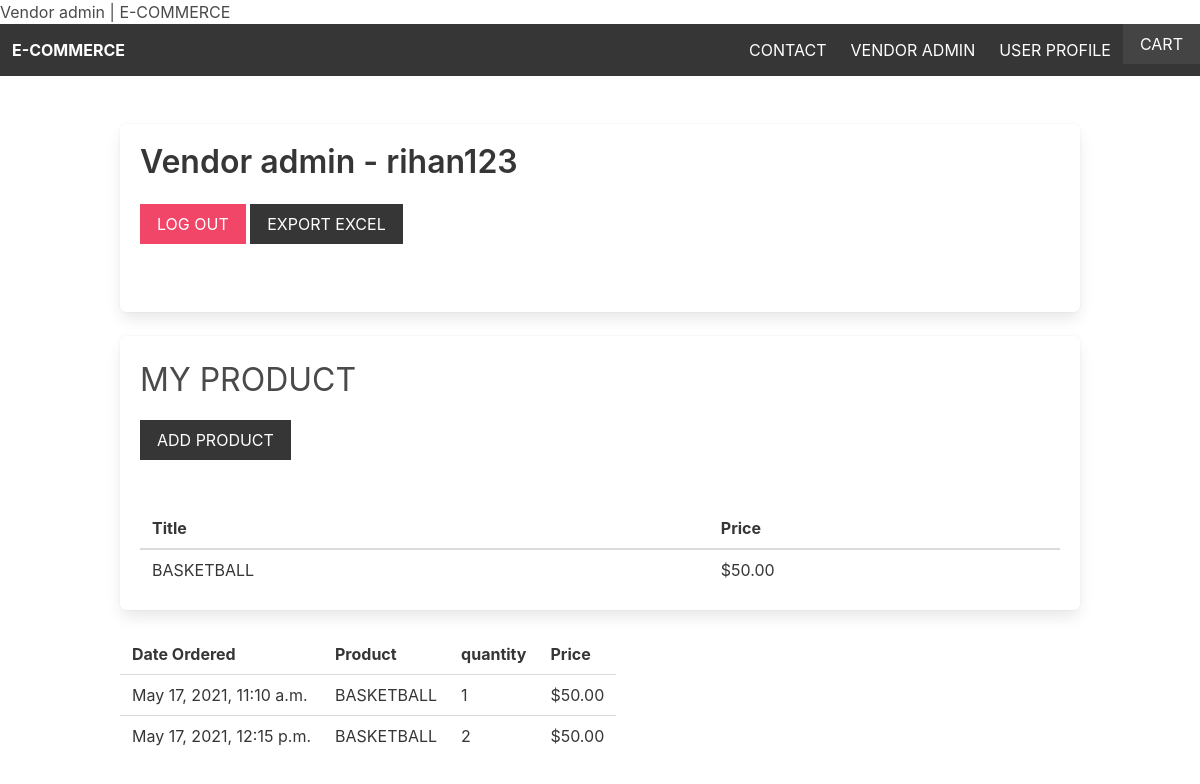
Screenshot of /vendor/vendor-admin/ (signed in) with the database file from the repository.
### vendor/models.py (models this page shows, shortened)
class Vendor(models.Model):
    name = models.CharField(max_length=255)
    created_at = models.DateTimeField(auto_now_add=True)
    created_by = models.OneToOneField(User, related_name='vendor', on_delete=models.CASCADE)
    class Meta:
        ordering = ['name']

### product/models.py (models this page shows, shortened)
class Product(models.Model):
    vendor = models.ForeignKey(Vendor, related_name='products', on_delete=models.CASCADE)
    title = models.CharField(max_length=255)
    description = models.TextField(blank=True, null=True)
    slug = models.SlugField(max_length=255)
    price = models.DecimalField(max_digits=6, decimal_places=2)
    date_added = models.DateTimeField(auto_now_add=True)
    image = models.ImageField(upload_to='uploads/', blank=True, null=True)
    thumbnail = models.ImageField(upload_to='uploads/', blank=True, null=True)
    users_wishlist = models.ManyToManyField(User, related_name="user_wishlist", blank=True)
    class Meta:
        ordering = ['-date_added']
    def __str__(self):
        return self.title

### cart/models.py (models this page shows, shortened)
class OrderItem(models.Model):
    order = models.ForeignKey(Order, related_name='items', on_delete=models.CASCADE)
    product = models.ForeignKey(Product, related_name='items', on_delete=models.CASCADE)
    vendor = models.ForeignKey(Vendor, related_name='items', on_delete=models.CASCADE)
    owner=models.ForeignKey(Customer,on_delete=models.CASCADE)
    vendor_paid = models.BooleanField(default=False)
    price = models.DecimalField(max_digits=8, decimal_places=2)
    quantity = models.IntegerField(default=1)

class Order(models.Model):
    first_name = models.CharField(max_length=100)
    last_name = models.CharField(max_length=100)
    email = models.CharField(max_length=100)
    address = models.CharField(max_length=100)
    zipcode = models.CharField(max_length=100)
    place = models.CharField(max_length=100)
    phone = models.CharField(max_length=100)
    created_at = models.DateTimeField(auto_now_add=True)
    paid_amount = models.DecimalField(max_digits=8, decimal_places=2)
    vendors = models.ManyToManyField(Vendor, related_name='orders')
    class Meta:
        ordering = ['-created_at']

### vendor/views.py (the view)
# urls.py: path('vendor-admin/', views.vendor_admin, name='vendor_admin'),
@login_required
def vendor_admin(request):
    vendor = request.user.vendor
    products=vendor.products.all()
    vendor_order=OrderItem.objects.filter(vendor=vendor)
    return render(request,'vendor/become_admin.html',{'vendor':vendor,'products':products,'vendor_order':vendor_order})

### cart/cart.py (called while the page is built)
    def __len__(self):
        return sum(item['quantity'] for item in self.cart.values())

### cart/context_processors.py (called while the page is built)
def cart(request):
    return {'cart': Cart(request)}

### vendor/templates/vendor/become_admin.html (shortened to what this page needs)
{% extends 'core/base.html' %}
{% block content %}
  <div class="box">
<h1 class="title">Vendor admin - {{ vendor.name }}</h1>
<a href="{% url 'logout' %}" class="button is-danger is-uppercase">Log out</a>
 <a href="{% url 'export_excel'%}" class="button is-dark is-uppercase mb-6">EXPORT EXCEL</a>
</div>
<div class="box">
       <h2 class="is-size-3 mb-4">MY PRODUCT</h2>
        <a href="{% url 'add_product'%}" class="button is-dark is-uppercase mb-6">ADD PRODUCT</a>
        {% if products %}
            <table class="table is-fullwidth">
                <thead>
                    <tr>
                        <th>Title</th>
                        <th>Price</th>
                    </tr>
                </thead>
                <tbody>
                    {% for product in products %}
                        <tr>
                          <td>{{product.title}}</td>
                          <td>${{product.price}}</td>
                        </tr>
                    {% endfor %}
                </tbody>
            </table>
        {% else %}
            <p>You don't have any products yet...</p>
        {% endif %}
    </div>
 <table class="table table-hover table-bordered text-center">
      <tr class="text-center">
        <th>Date Ordered</th>
        <th>Product</th>
        <th>quantity</th>
        <th>Price</th>
      </tr>
      {% for orders in vendor_order %}
        <tr>
          <td>{{ orders.order.created_at }}</td>
          <td>{{ orders.product }}</td>
          <td>{{orders.quantity}}
      	  </td>
          <td>${{ orders.price}}</td>
        </tr>
      {% empty %}
        <tr>
          <td colspan= 4> You have no orders.</td>
        </tr>
      {% endfor %}
{% endblock %}

### Ecom/static/styles/main.css (style rules this page uses)
.input, .button { border-radius: 0; }

### rows the page displays
Vendor: name "rihan123"
Product: title "BASKETBALL", price "50.00"
OrderItem: order.created_at "May 17, 2021, 11:10 a.m.", product "BASKETBALL", quantity "1", price "50.00"
OrderItem: order.created_at "May 17, 2021, 12:15 p.m.", product "BASKETBALL", quantity "2", price "50.00"
